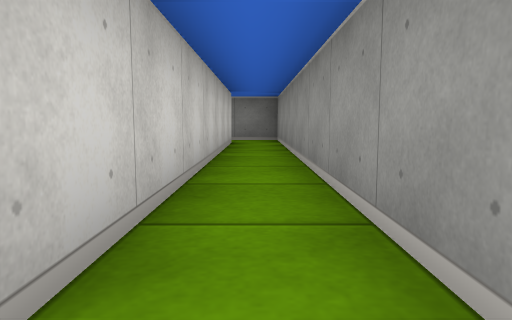
View 1 (above)

16 first-person views from a walk through a cub3D level. The camera is about half as high as the walls, tilts 6° down and sees 70° across. The floor is counted in squares. Each view is taken from the middle of a square. On the plan, view 1 faces up. The plan holds only what a view shows up to about 9 squares ahead; the rest is blank.

View 2
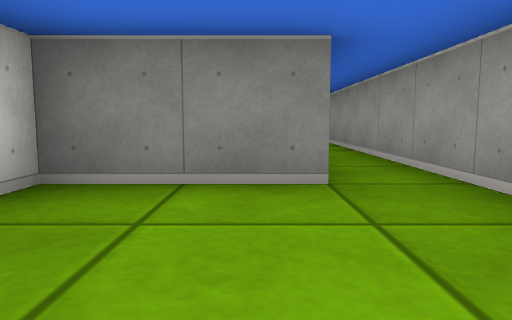

View 3
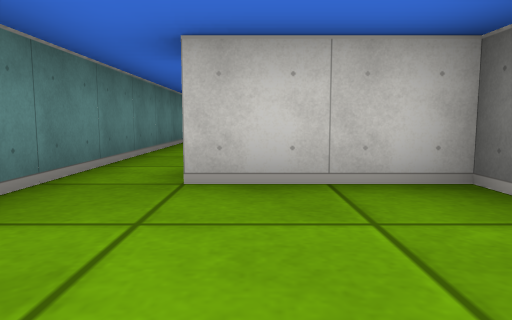

View 4
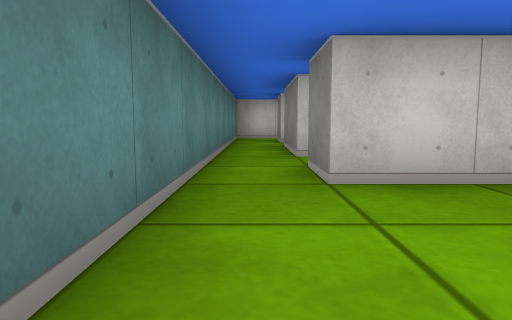

View 5
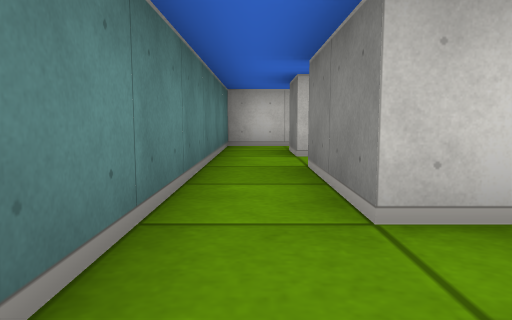

View 6
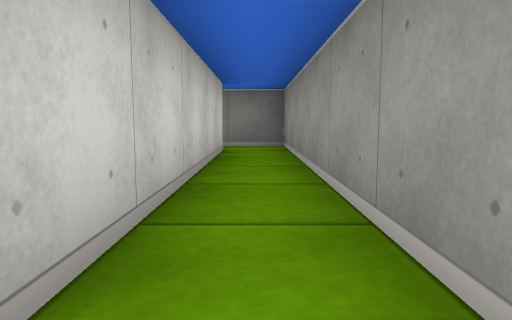

View 7
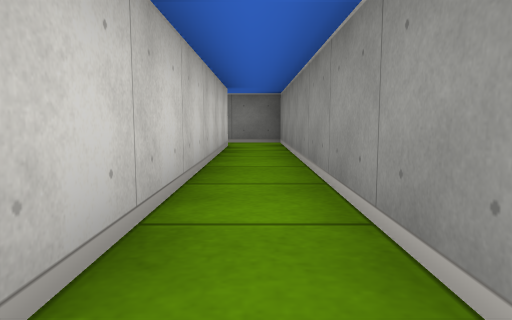

View 8
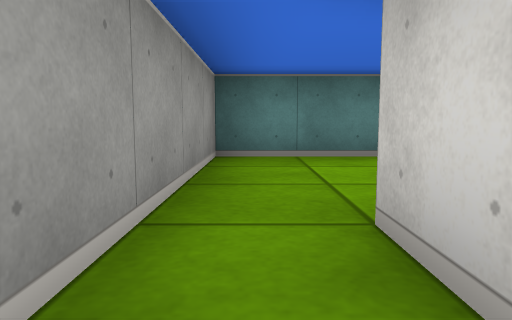

View 9
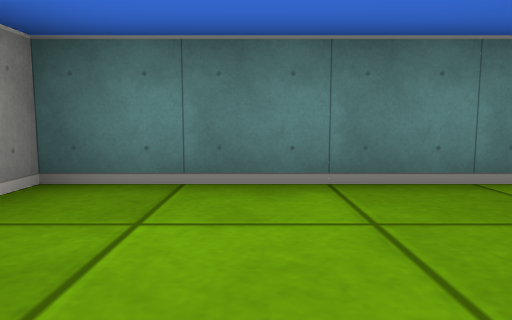

View 10
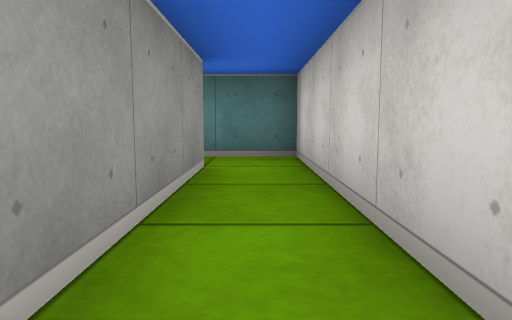

View 11
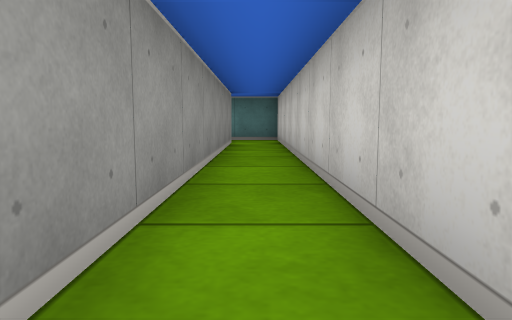

View 12
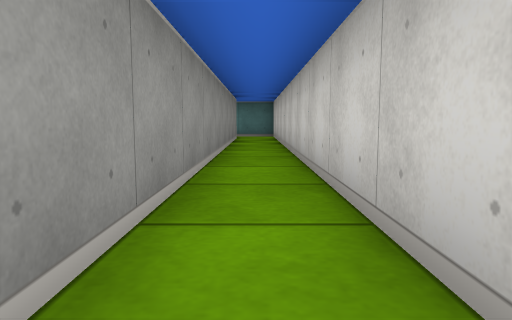

View 13
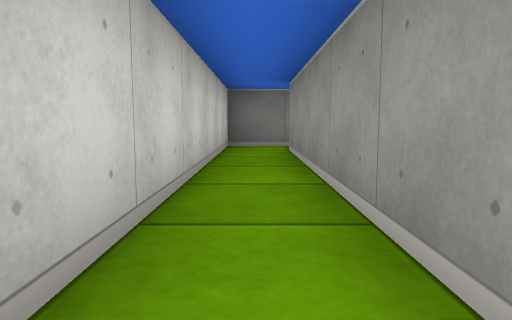

View 14
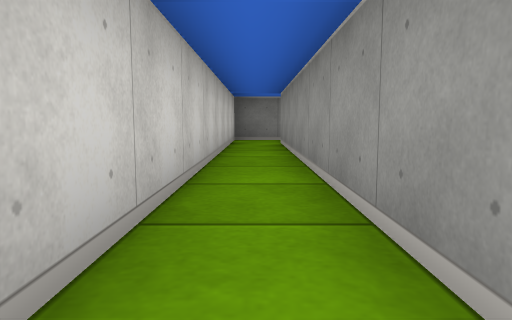

View 15
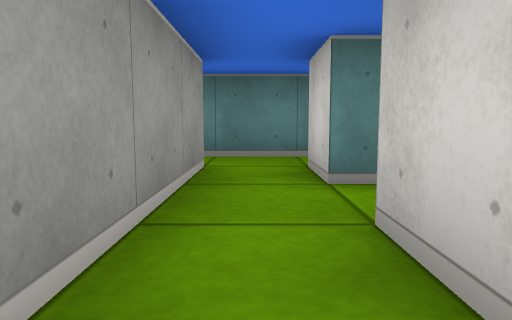

View 16
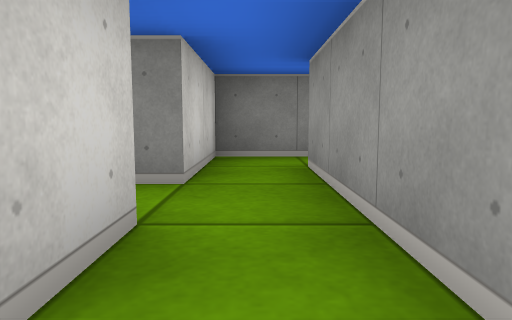

### Floor plan
Ten units are one square. View 1 is at (0, 0); x grows to the right and y downward. Boxes are objects, and circles mark ways between rooms. Rooms are numbered by the first view taken in them; rooms with no view inside come last. Other rooms are left out.
<svg viewBox="-100 -90 110 120">
<path fill="none" stroke="#000" d="M-5 -75 -5 -5 -25 -5 -25 15 -35 15M-35 25 5 25 5 -85 -6 -85M-85 15 -85 -75M-84 -85 -95 -85 -95 25 -85 25M-32 -25 -45 -25 -45 -5M-35 -5 -35 -15M-45 15 -65 15M-65 25 -35 25M-85 25 -65 25M-75 15 -85 15"/>
<circle cx="-30" cy="20" r="3" fill="#2a7"/>
<circle cx="-80" cy="20" r="3" fill="#2a7"/>
<circle cx="-55" cy="20" r="3" fill="#2a7"/>
<text x="0" y="-20">1</text>
<text x="-90" y="-30">2</text>
<text x="-40" y="-20">3</text>
<text x="-50" y="20">4</text>
<text x="-80" y="20">5</text>
</svg>
Room 1 opens to room 4. Room 2 opens to room 5. Room 4 opens to room 5.

Where each view was taken, in squares from view 1:
view 1: 0 up, 0 right, facing up
view 2: 2 down, 1 left, facing up
view 3: 1 down, 0 right, facing left
view 4: 2 down, 0 right, facing left
view 5: 2 down, 3 left, facing left
view 6: 2 up, 0 right, facing up
view 7: 1 up, 0 right, facing up
view 8: 2 up, 0 right, facing down
view 9: 0 up, 1 left, facing down
view 10: 2 up, 9 left, facing down
view 11: 6 up, 9 left, facing down
view 12: 8 up, 9 left, facing down
view 13: 2 up, 9 left, facing up
view 14: 0 up, 9 left, facing up
view 15: 2 up, 4 left, facing down
view 16: 2 down, 4 left, facing up
